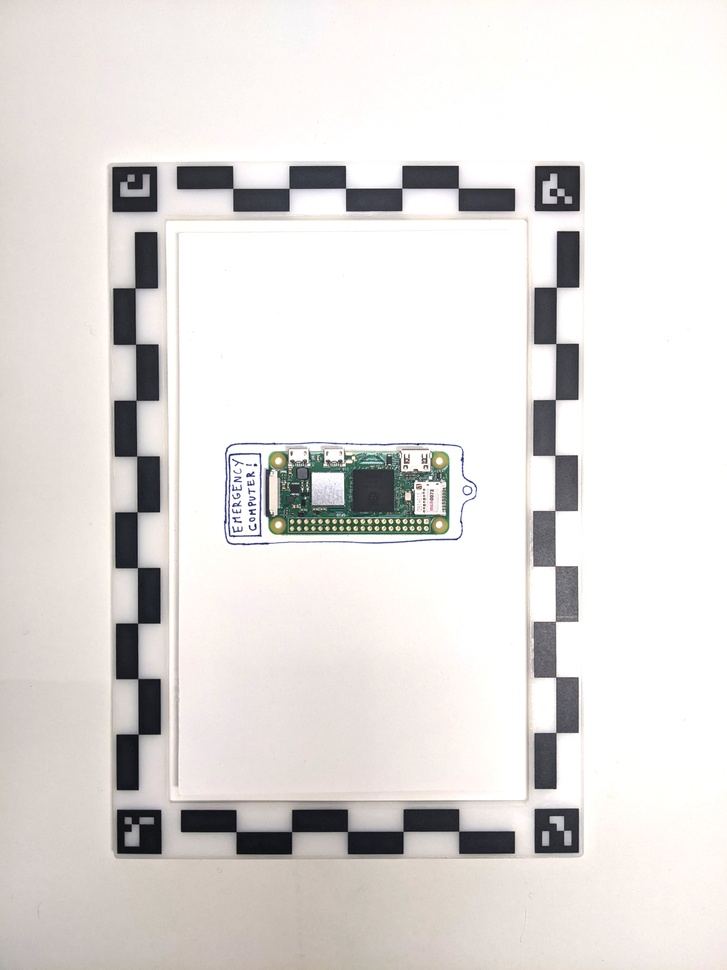
#> input picture aruco-frame/example/raspi.jpg, 727 x 970 px, shrunk from 3024 x 4032 before the run
$ python -i skeletonify.py   (imports and definitions only)
#> lines starting #> are read from the running program, lines starting #| are printed output that depends on the picture; after the words box and inside, x2 and y2 are one past the last pixel; in counts of white or black regions, pixels touching at a corner belong together
# Lingdong Huang 2020
import numpy as np

# @param im     the binary image
# [41 lines left out: functions thinningZS, thinningZSIteration, not called in this run]


def thinningSkimage(im):
    from skimage.morphology import skeletonize

    return skeletonize(im).astype(np.uint8)


def thinning(im):
    try:
        return thinningSkimage(im)
    except:
        return thinningZS(im)

# check if a region has any white pixel
def notEmpty(im, x, y, w, h):
    return np.sum(im) > 0

#
# [35 lines left out: function mergeImpl, not called in this run]


HORIZONTAL = 1
VERTICAL = 2

#
# [194 lines left out: functions mergeFrags, chunkToFrags, traceSkeleton, not called in this run]

>>> import cv2
>>> picture = cv2.imread('../../aruco-frame/example/raspi.jpg', cv2.IMREAD_GRAYSCALE)
#> picture: shape (970, 727); min 6, max 255, mean 222.6
>>> result = thinning(picture)
#> in thinningSkimage, `return skeletonize(im).astype(np.uint8)`:
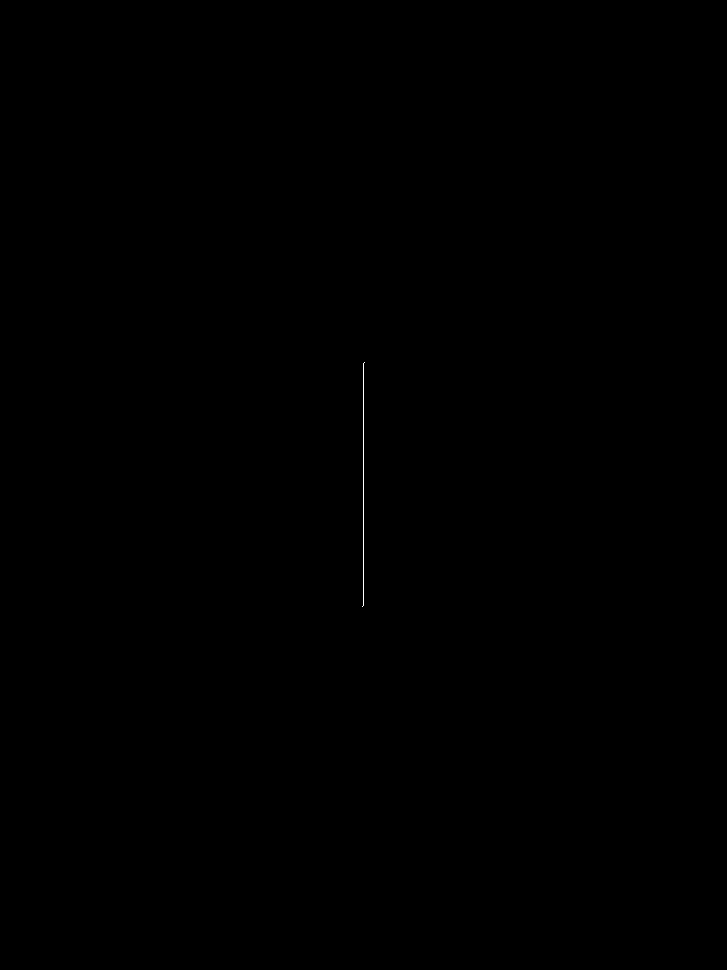
#> returned value: shape (970, 727); values 0 (black) and 1 (white), 0.03% white in thin lines or dots, all inside (x1, y1, x2, y2) = (362, 362, 365, 607)
